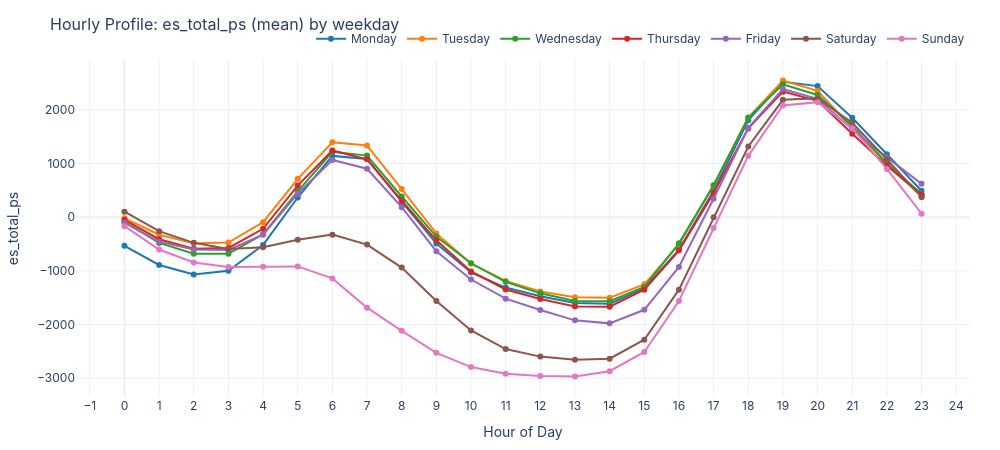

The cell this chart's notebook holds for it:
### Markdown cell above
## 2. Hourly Profile by Weekday

Weekdays have sharper swings (industrial load). Weekends are flatter — less demand, less need for peak generation. Saturday and Sunday show noticeably less pumping overnight, suggesting operators reduce activity when weekend price spreads are narrower.

### Code cell
plot_hourly_profile(train, groupby='weekday').show()

### Figure 1 — Plotly figure (JSON) as saved in the notebook; plotly's stock layout.template omitted (floating-point values rounded to 4 significant figures)
{"data": [{"line": {"color": "#1f77b4"}, "mode": "lines+markers", "name": "Monday", "type": "scatter", "x": [0, 1, 2, 3, 4, 5, 6, 7, 8, 9, 10, 11, 12, 13, 14, 15, 16, 17, 18, 19, 20, 21, 22, 23], "y": [-533.6, -890.5, -1069.0, -999.8, -517.3, 366.6, 1142.0, 1083.0, 287.9, -491.0, -1030.0, -1312.0, -1473.0, -1600.0, -1612.0, -1326.0, -603.4, 491.8, 1807.0, 2524.0, 2443.0, 1854.0, 1172.0, 493.3]}, {"line": {"color": "#ff7f0e"}, "mode": "lines+markers", "name": "Tuesday", "type": "scatter", "x": [0, 1, 2, 3, 4, 5, 6, 7, 8, 9, 10, 11, 12, 13, 14, 15, 16, 17, 18, 19, 20, 21, 22, 23], "y": [-20.37, -327.5, -484.0, -474.1, -92.33, 714.1, 1395.0, 1335.0, 523.9, -302.5, -865.3, -1188.0, -1386.0, -1492.0, -1501.0, -1251.0, -506.3, 591.6, 1857.0, 2546.0, 2355.0, 1667.0, 1001.0, 386.8]}, {"line": {"color": "#2ca02c"}, "mode": "lines+markers", "name": "Wednesday", "type": "scatter", "x": [0, 1, 2, 3, 4, 5, 6, 7, 8, 9, 10, 11, 12, 13, 14, 15, 16, 17, 18, 19, 20, 21, 22, 23], "y": [-86.32, -480.2, -680.9, -681.0, -318.5, 481.2, 1217.0, 1148.0, 385.2, -361.3, -859.0, -1205.0, -1419.0, -1563.0, -1565.0, -1302.0, -487.1, 596.8, 1854.0, 2477.0, 2279.0, 1701.0, 1006.0, 433.3]}, {"line": {"color": "#d62728"}, "mode": "lines+markers", "name": "Thursday", "type": "scatter", "x": [0, 1, 2, 3, 4, 5, 6, 7, 8, 9, 10, 11, 12, 13, 14, 15, 16, 17, 18, 19, 20, 21, 22, 23], "y": [-48.73, -411.0, -588.6, -573.0, -217.0, 588.6, 1244.0, 1079.0, 306.9, -431.8, -1012.0, -1347.0, -1526.0, -1665.0, -1668.0, -1353.0, -622.1, 450.9, 1655.0, 2340.0, 2169.0, 1554.0, 959.9, 419.3]}, {"line": {"color": "#9467bd"}, "mode": "lines+markers", "name": "Friday", "type": "scatter", "x": [0, 1, 2, 3, 4, 5, 6, 7, 8, 9, 10, 11, 12, 13, 14, 15, 16, 17, 18, 19, 20, 21, 22, 23], "y": [-104.8, -456.3, -600.4, -610.6, -326.5, 437.5, 1067.0, 902.6, 187.3, -634.0, -1162.0, -1519.0, -1730.0, -1923.0, -1979.0, -1726.0, -926.7, 343.5, 1668.0, 2385.0, 2205.0, 1638.0, 1114.0, 622.8]}, {"line": {"color": "#8c564b"}, "mode": "lines+markers", "name": "Saturday", "type": "scatter", "x": [0, 1, 2, 3, 4, 5, 6, 7, 8, 9, 10, 11, 12, 13, 14, 15, 16, 17, 18, 19, 20, 21, 22, 23], "y": [102.9, -260.8, -478.4, -590.9, -560.1, -420.9, -325.2, -511.4, -940.1, -1560.0, -2111.0, -2458.0, -2599.0, -2658.0, -2639.0, -2285.0, -1351.0, -2.141, 1317.0, 2187.0, 2216.0, 1760.0, 1078.0, 372.5]}, {"line": {"color": "#e377c2"}, "mode": "lines+markers", "name": "Sunday", "type": "scatter", "x": [0, 1, 2, 3, 4, 5, 6, 7, 8, 9, 10, 11, 12, 13, 14, 15, 16, 17, 18, 19, 20, 21, 22, 23], "y": [-168.2, -603.6, -844.8, -927.2, -925.4, -917.6, -1142.0, -1687.0, -2118.0, -2529.0, -2794.0, -2916.0, -2958.0, -2968.0, -2871.0, -2512.0, -1561.0, -201.9, 1143.0, 2081.0, 2144.0, 1659.0, 898.9, 65.53]}], "layout": {"font": {"family": "Inter, Arial, sans-serif", "size": 12}, "height": 450, "hovermode": "x unified", "legend": {"orientation": "h", "x": 1, "xanchor": "right", "y": 1.02, "yanchor": "bottom"}, "margin": {"b": 50, "l": 60, "r": 30, "t": 60}, "title": {"font": {"size": 16}, "text": "Hourly Profile: es_total_ps (mean) by weekday"}, "width": 1000, "xaxis": {"dtick": 1, "title": {"text": "Hour of Day"}}, "yaxis": {"title": {"text": "es_total_ps"}}}}
